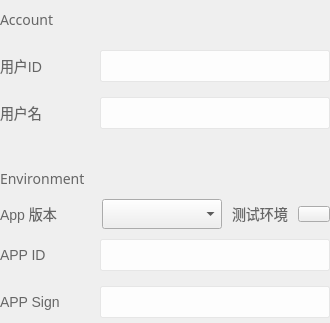
          <widget class="QWidget" name="m_zoneUserConfig" native="true">
           <layout class="QVBoxLayout" name="verticalLayout_4">
            <property name="spacing">
             <number>0</number>
            </property>
            <property name="leftMargin">
             <number>0</number>
            </property>
            <property name="topMargin">
             <number>0</number>
            </property>
            <property name="rightMargin">
             <number>0</number>
            </property>
            <property name="bottomMargin">
             <number>0</number>
            </property>
            <item>
             <layout class="QVBoxLayout" name="verticalLayout_3">
              <item>
               <layout class="QVBoxLayout" name="verticalLayout_10">
                <property name="spacing">
                 <number>0</number>
                </property>
                <item>
                 <spacer name="verticalSpacer_7">
                  <property name="orientation">
                   <enum>Qt::Vertical</enum>
                  </property>
                  <property name="sizeType">
                   <enum>QSizePolicy::Fixed</enum>
                  </property>
                  <property name="sizeHint" stdset="0">
                   <size>
                    <width>20</width>
                    <height>10</height>
                   </size>
                  </property>
                 </spacer>
                </item>
                <item>
                 <widget class="QLabel" name="m_lbAccount">
                  <property name="font">
                   <font>
                    <family>微软雅黑</family>
                    <pointsize>-1</pointsize>
                   </font>
                  </property>
                  <property name="styleSheet">
                   <string notr="true"> QLabel{
     font-family: 微软雅黑;
     font-size: 14px;
	 color: #666666;
 }</string>
                  </property>
                  <property name="text">
                   <string>Account</string>
                  </property>
                 </widget>
                </item>
                <item>
                 <spacer name="verticalSpacer_10">
                  <property name="orientation">
                   <enum>Qt::Vertical</enum>
                  </property>
                  <property name="sizeType">
                   <enum>QSizePolicy::Fixed</enum>
                  </property>
                  <property name="sizeHint" stdset="0">
                   <size>
                    <width>20</width>
                    <height>20</height>
                   </size>
                  </property>
                 </spacer>
                </item>
                <item>
                 <layout class="QVBoxLayout" name="verticalLayout_8">
                  <property name="spacing">
                   <number>15</number>
                  </property>
                  <item>
                   <layout class="QHBoxLayout" name="horizontalLayout_16">
                    <property name="spacing">
                     <number>0</number>
                    </property>
                    <item>
                     <widget class="QLabel" name="m_lbUserId">
                      <property name="styleSheet">
                       <string notr="true"> QLabel{
     font-family: 微软雅黑;
     font-size: 14px;
	 color: #666666;
 }</string>
                      </property>
                      <property name="text">
                       <string>用户ID</string>
                      </property>
                     </widget>
                    </item>
                    <item>
                     <spacer name="horizontalSpacer_17">
                      <property name="orientation">
                       <enum>Qt::Horizontal</enum>
                      </property>
                      <property name="sizeHint" stdset="0">
                       <size>
                        <width>40</width>
                        <height>20</height>
                       </size>
                      </property>
                     </spacer>
                    </item>
                    <item>
                     <widget class="QLineEdit" name="m_strEdUserId">
                      <property name="minimumSize">
                       <size>
                        <width>230</width>
                        <height>32</height>
                       </size>
                      </property>
                      <property name="maximumSize">
                       <size>
                        <width>230</width>
                        <height>32</height>
                       </size>
                      </property>
                      <property name="focusPolicy">
                       <enum>Qt::ClickFocus</enum>
                      </property>
                      <property name="styleSheet">
                       <string notr="true">QLineEdit{
     padding-left: 10px;
 }

 QLineEdit:!hover{
     border: 1px solid #e6e6e6;
     border-radius: 2px;
     font-family: 微软雅黑;
     font-size: 16px;
	 background-color: #fdfdfd;
	 color: #666666;
 }

 QLineEdit:hover:!focus{
     border: 1px solid #0e88eb;
     border-radius: 2px;
     font-family: 微软雅黑;
     font-size: 16px;
	 background-color: #fdfdfd;
	 color: #666666;
 }

 QLineEdit:focus{
     border: 1px solid #0e88eb;
     border-radius: 2px;
     font-family: 微软雅黑;
     font-size: 16px;
	 background-color: #ffffff;
 }</string>
                      </property>
                     </widget>
                    </item>
                   </layout>
                  </item>
                  <item>
                   <layout class="QHBoxLayout" name="horizontalLayout_17">
                    <property name="spacing">
                     <number>0</number>
                    </property>
                    <item>
                     <widget class="QLabel" name="m_lbUserName">
                      <property name="styleSheet">
                       <string notr="true"> QLabel{
     font-family: 微软雅黑;
     font-size: 14px;
	 color: #666666;
 }</string>
                      </property>
                      <property name="text">
                       <string>用户名</string>
                      </property>
                     </widget>
                    </item>
                    <item>
                     <spacer name="horizontalSpacer_18">
                      <property name="orientation">
                       <enum>Qt::Horizontal</enum>
                      </property>
                      <property name="sizeHint" stdset="0">
                       <size>
                        <width>40</width>
                        <height>20</height>
                       </size>
                      </property>
                     </spacer>
                    </item>
                    <item>
                     <widget class="QLineEdit" name="m_strEdUserName">
                      <property name="minimumSize">
                       <size>
                        <width>230</width>
                        <height>32</height>
                       </size>
                      </property>
                      <property name="maximumSize">
                       <size>
                        <width>230</width>
                        <height>32</height>
                       </size>
                      </property>
                      <property name="focusPolicy">
                       <enum>Qt::ClickFocus</enum>
                      </property>
                      <property name="styleSheet">
                       <string notr="true">QLineEdit{
     padding-left: 10px;
 }

 QLineEdit:!hover{
     border: 1px solid #e6e6e6;
     border-radius: 2px;
     font-family: 微软雅黑;
     font-size: 16px;
	 background-color: #fdfdfd;
	 color: #666666;
 }

 QLineEdit:hover:!focus{
     border: 1px solid #0e88eb;
     border-radius: 2px;
     font-family: 微软雅黑;
     font-size: 16px;
	 background-color: #fdfdfd;
	 color: #666666;
 }

 QLineEdit:focus{
     border: 1px solid #0e88eb;
     border-radius: 2px;
     font-family: 微软雅黑;
     font-size: 16px;
	 background-color: #ffffff;
 }</string>
                      </property>
                     </widget>
                    </item>
                   </layout>
                  </item>
                 </layout>
                </item>
               </layout>
              </item>
              <item>
               <layout class="QVBoxLayout" name="verticalLayout_2">
                <property name="spacing">
                 <number>0</number>
                </property>
                <item>
                 <spacer name="verticalSpacer">
                  <property name="orientation">
                   <enum>Qt::Vertical</enum>
                  </property>
                  <property name="sizeType">
                   <enum>QSizePolicy::Fixed</enum>
                  </property>
                  <property name="sizeHint" stdset="0">
                   <size>
                    <width>20</width>
                    <height>40</height>
                   </size>
                  </property>
                 </spacer>
                </item>
                <item>
                 <widget class="QLabel" name="label_4">
                  <property name="font">
                   <font>
                    <family>微软雅黑</family>
                    <pointsize>-1</pointsize>
                   </font>
                  </property>
                  <property name="styleSheet">
                   <string notr="true">font-family: 微软雅黑;
     font-size: 14px;
	 color: #666666;</string>
                  </property>
                  <property name="text">
                   <string>Environment</string>
                  </property>
                 </widget>
                </item>
                <item>
                 <spacer name="verticalSpacer_9">
                  <property name="orientation">
                   <enum>Qt::Vertical</enum>
                  </property>
                  <property name="sizeType">
                   <enum>QSizePolicy::Fixed</enum>
                  </property>
                  <property name="sizeHint" stdset="0">
                   <size>
                    <width>20</width>
                    <height>10</height>
                   </size>
                  </property>
                 </spacer>
                </item>
                <item>
                 <layout class="QHBoxLayout" name="horizontalLayout_3">
                  <property name="spacing">
                   <number>0</number>
                  </property>
                  <property name="rightMargin">
                   <number>0</number>
                  </property>
                  <item>
                   <layout class="QHBoxLayout" name="horizontalLayout">
                    <property name="spacing">
                     <number>0</number>
                    </property>
                    <item>
                     <widget class="QLabel" name="label_7">
                      <property name="styleSheet">
                       <string notr="true">font-family: 微软雅黑;
     font-size: 14px;
	 color: #666666;</string>
                      </property>
                      <property name="text">
                       <string>App 版本</string>
                      </property>
                     </widget>
                    </item>
                    <item>
                     <spacer name="horizontalSpacer_22">
                      <property name="orientation">
                       <enum>Qt::Horizontal</enum>
                      </property>
                      <property name="sizeHint" stdset="0">
                       <size>
                        <width>40</width>
                        <height>20</height>
                       </size>
                      </property>
                     </spacer>
                    </item>
                    <item>
                     <widget class="ZegoComboBox" name="m_cbAppVersion">
                      <property name="minimumSize">
                       <size>
                        <width>120</width>
                        <height>30</height>
                       </size>
                      </property>
                      <property name="maximumSize">
                       <size>
                        <width>120</width>
                        <height>30</height>
                       </size>
                      </property>
                     </widget>
                    </item>
                   </layout>
                  </item>
                  <item>
                   <spacer name="horizontalSpacer_3">
                    <property name="orientation">
                     <enum>Qt::Horizontal</enum>
                    </property>
                    <property name="sizeType">
                     <enum>QSizePolicy::Fixed</enum>
                    </property>
                    <property name="sizeHint" stdset="0">
                     <size>
                      <width>10</width>
                      <height>10</height>
                     </size>
                    </property>
                   </spacer>
                  </item>
                  <item>
                   <layout class="QHBoxLayout" name="horizontalLayout_2">
                    <property name="spacing">
                     <number>0</number>
                    </property>
                    <item>
                     <widget class="QLabel" name="label_8">
                      <property name="styleSheet">
                       <string notr="true">font-family: 微软雅黑;
     font-size: 14px;
	 color: #666666;</string>
                      </property>
                      <property name="text">
                       <string>测试环境</string>
                      </property>
                     </widget>
                    </item>
                    <item>
                     <spacer name="horizontalSpacer_12">
                      <property name="orientation">
                       <enum>Qt::Horizontal</enum>
                      </property>
                      <property name="sizeType">
                       <enum>QSizePolicy::Fixed</enum>
                      </property>
                      <property name="sizeHint" stdset="0">
                       <size>
                        <width>10</width>
                        <height>20</height>
                       </size>
                      </property>
                     </spacer>
                    </item>
                    <item>
                     <widget class="ZegoSwitchButton" name="m_switchTestEnv">
                      <property name="minimumSize">
                       <size>
                        <width>32</width>
                        <height>16</height>
                       </size>
                      </property>
                      <property name="maximumSize">
                       <size>
                        <width>32</width>
                        <height>16</height>
                       </size>
                      </property>
                      <property name="text">
                       <string/>
                      </property>
                      <property name="checkable">
                       <bool>true</bool>
                      </property>
                     </widget>
                    </item>
                   </layout>
                  </item>
                 </layout>
                </item>
                <item>
                 <spacer name="verticalSpacer_2">
                  <property name="orientation">
                   <enum>Qt::Vertical</enum>
                  </property>
                  <property name="sizeType">
                   <enum>QSizePolicy::Fixed</enum>
                  </property>
                  <property name="sizeHint" stdset="0">
                   <size>
                    <width>20</width>
                    <height>10</height>
                   </size>
                  </property>
                 </spacer>
                </item>
                <item>
                 <layout class="QVBoxLayout" name="verticalLayout">
                  <property name="spacing">
                   <number>15</number>
                  </property>
                  <item>
                   <layout class="QHBoxLayout" name="horizontalLayout_18">
                    <property name="spacing">
                     <number>0</number>
                    </property>
                    <item>
                     <widget class="QLabel" name="m_lbAPPID_2">
                      <property name="styleSheet">
                       <string notr="true"> QLabel{
     font-family: 微软雅黑;
     font-size: 14px;
	 color: #666666;
 }</string>
                      </property>
                      <property name="text">
                       <string>APP ID</string>
                      </property>
                     </widget>
                    </item>
                    <item>
                     <spacer name="horizontalSpacer_19">
                      <property name="orientation">
                       <enum>Qt::Horizontal</enum>
                      </property>
                      <property name="sizeHint" stdset="0">
                       <size>
                        <width>40</width>
                        <height>20</height>
                       </size>
                      </property>
                     </spacer>
                    </item>
                    <item>
                     <widget class="QLineEdit" name="m_strEdAPPID">
                      <property name="minimumSize">
                       <size>
                        <width>230</width>
                        <height>32</height>
                       </size>
                      </property>
                      <property name="maximumSize">
                       <size>
                        <width>230</width>
                        <height>32</height>
                       </size>
                      </property>
                      <property name="focusPolicy">
                       <enum>Qt::ClickFocus</enum>
                      </property>
                      <property name="styleSheet">
                       <string notr="true">QLineEdit{
     padding-left: 10px;
 }

 QLineEdit:!hover{
     border: 1px solid #e6e6e6;
     border-radius: 2px;
     font-family: 微软雅黑;
     font-size: 16px;
	 background-color: #fdfdfd;
	 color: #666666;
 }

 QLineEdit:hover:!focus{
     border: 1px solid #0e88eb;
     border-radius: 2px;
     font-family: 微软雅黑;
     font-size: 16px;
	 background-color: #fdfdfd;
	 color: #666666;
 }

 QLineEdit:focus{
     border: 1px solid #0e88eb;
     border-radius: 2px;
     font-family: 微软雅黑;
     font-size: 16px;
	 background-color: #ffffff;
 }</string>
                      </property>
                     </widget>
                    </item>
                   </layout>
                  </item>
                  <item>
                   <layout class="QHBoxLayout" name="horizontalLayout_19">
                    <property name="spacing">
                     <number>0</number>
                    </property>
                    <item>
                     <widget class="QLabel" name="m_lbAPPSign_2">
                      <property name="styleSheet">
                       <string notr="true"> QLabel{
     font-family: 微软雅黑;
     font-size: 14px;
	 color: #666666;
 }</string>
                      </property>
                      <property name="text">
                       <string>APP Sign</string>
                      </property>
                     </widget>
                    </item>
                    <item>
                     <spacer name="horizontalSpacer_20">
                      <property name="orientation">
                       <enum>Qt::Horizontal</enum>
                      </property>
                      <property name="sizeHint" stdset="0">
                       <size>
                        <width>40</width>
                        <height>20</height>
                       </size>
                      </property>
                     </spacer>
                    </item>
                    <item>
                     <widget class="QLineEdit" name="m_strEdAPPSign">
                      <property name="minimumSize">
                       <size>
                        <width>230</width>
                        <height>32</height>
                       </size>
                      </property>
                      <property name="maximumSize">
                       <size>
                        <width>230</width>
                        <height>32</height>
                       </size>
                      </property>
                      <property name="focusPolicy">
                       <enum>Qt::ClickFocus</enum>
                      </property>
                      <property name="styleSheet">
                       <string notr="true">QLineEdit{
     padding-left: 10px;
 }

 QLineEdit:!hover{
     border: 1px solid #e6e6e6;
     border-radius: 2px;
     font-family: 微软雅黑;
     font-size: 16px;
	 background-color: #fdfdfd;
	 color: #666666;
 }

 QLineEdit:hover:!focus{
     border: 1px solid #0e88eb;
     border-radius: 2px;
     font-family: 微软雅黑;
     font-size: 16px;
	 background-color: #fdfdfd;
	 color: #666666;
 }

 QLineEdit:focus{
     border: 1px solid #0e88eb;
     border-radius: 2px;
     font-family: 微软雅黑;
     font-size: 16px;
	 background-color: #ffffff;
 }</string>
                      </property>
                     </widget>
                    </item>
                   </layout>
                  </item>
                 </layout>
                </item>
                <item>
                 <spacer name="verticalSpacer_4">
                  <property name="orientation">
                   <enum>Qt::Vertical</enum>
                  </property>
                  <property name="sizeType">
                   <enum>QSizePolicy::Fixed</enum>
                  </property>
                  <property name="sizeHint" stdset="0">
                   <size>
                    <width>20</width>
                    <height>5</height>
                   </size>
                  </property>
                 </spacer>
                </item>
               </layout>
              </item>
             </layout>
            </item>
           </layout>
          </widget>
